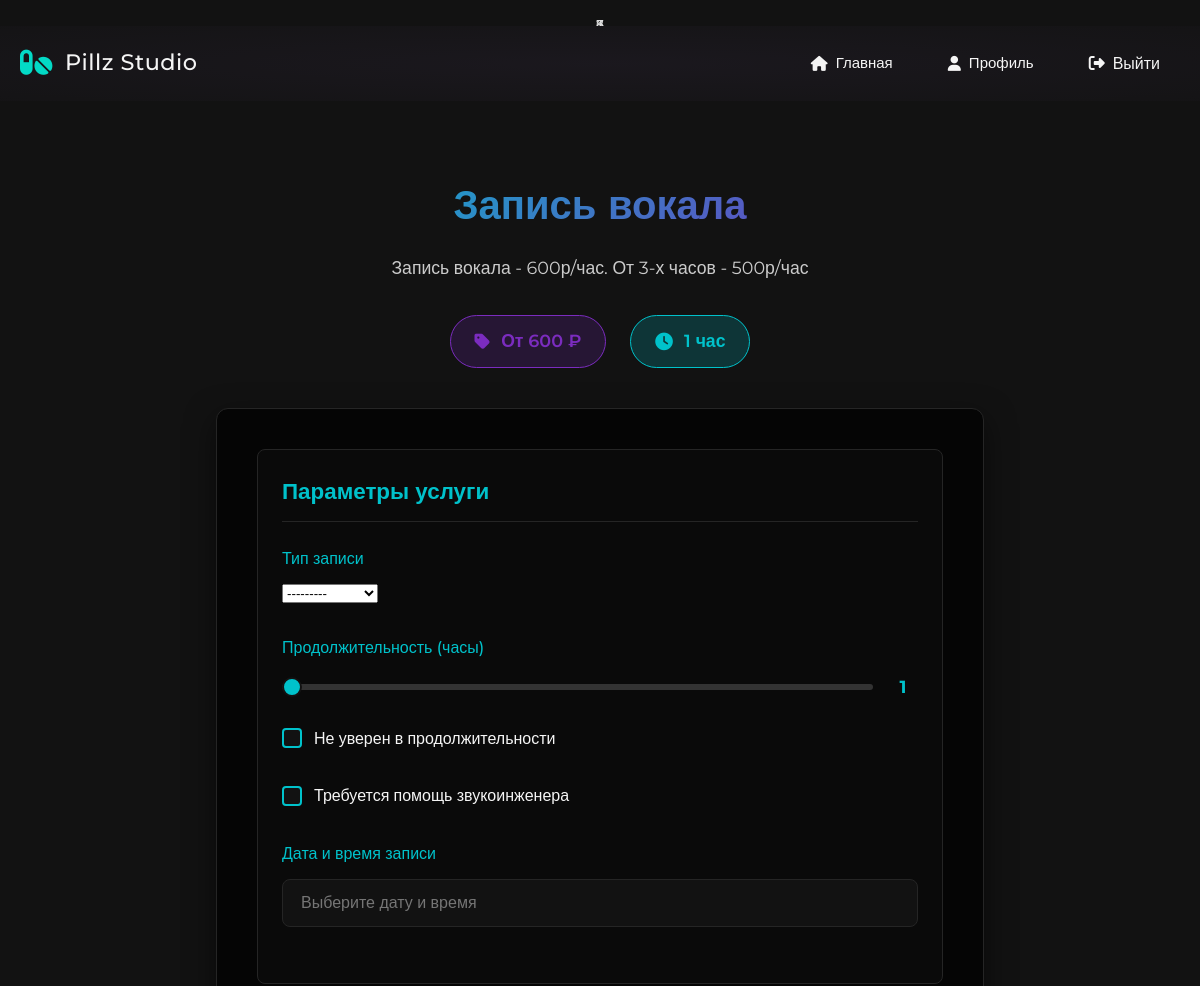
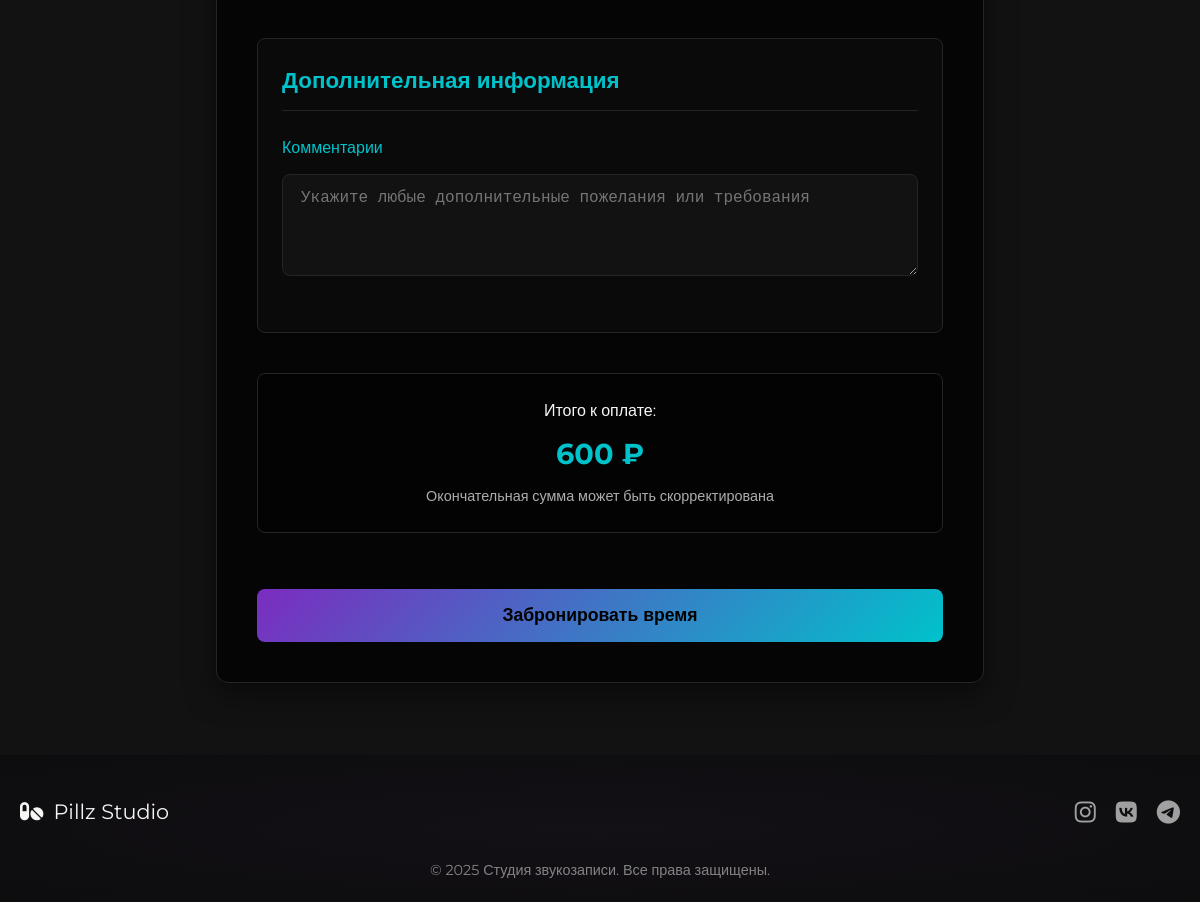
Page /service/1/ (signed in) on the committed database (2 pictures, top to bottom).
### studio/models.py (models this page shows, shortened)
class ServiceType(models.Model):
    SERVICE_CATEGORIES = [
        ('recording', '������'),
        ('mixing', '��������'),
        ('instrumental', '��������� �������������'),
        ('lyrics', '��������� ������'),
        ('full_song', '����� ��� ����'),
    ]
    category = models.CharField(max_length=20, choices=SERVICE_CATEGORIES, default='recording')
    name = models.CharField(max_length=100)
    description = models.TextField()
    min_price = models.IntegerField()
    duration = models.CharField(max_length=50)
    is_active = models.BooleanField(default=True)

### studio/views.py (the view)
# urls.py: path('service/<int:pk>/', views.service_detail, name='service_detail'),  # ���������� ������
@login_required
def service_detail(request, pk):
    service_type = get_object_or_404(ServiceType, pk=pk)
    form_mapping = {
        'recording': RecordingServiceForm,
        'mixing': MixingServiceForm,
        'instrumental': InstrumentalServiceForm,
        'lyrics': LyricsServiceForm,
        'full_song': FullSongServiceForm,
    }
    params_form_class = form_mapping.get(service_type.category)
    if request.method == 'POST':
        params_form = params_form_class(request.POST, request.FILES)
        if params_form.is_valid():
            try:
                service = Service(
                    client=request.user,
                    service_type=service_type,
                    status='pending',
                    price=service_type.min_price,
                    date_ordered=timezone.now()
                )
                cleaned_data = params_form.cleaned_data
                if service_type.category == 'recording':
                    if cleaned_data['hours'] >= 3 and not cleaned_data['unknown_hours']:
                        service.price += 500 * cleaned_data['hours']
                    if not cleaned_data['sound_engineer']:
                        service.price -= 200
                elif service_type.category == 'mixing':
                    if cleaned_data['express']:
                        service.price += 500
                    if cleaned_data['mastering']:
                        service.price += 300
                elif service_type.category == 'instrumental':
                    if cleaned_data['remake_beat']:
                        service.price += 1000
                service.save()
                params = params_form.save(commit=False)
                params.service = service
                params.save()
                messages.success(request, f"Заявка на {service_type.name} создана!")
                return redirect('profile')
            except Exception as e:
                logger.error(f"Service creation error: {str(e)}")
                messages.error(request, f"Ошибка: {str(e)}")
    else:
        params_form = params_form_class()
    context = {
        'service': service_type,
        'params_form': params_form,
        'now': timezone.now().strftime("%Y-%m-%d")
    }
    return render(request, f'studio/service_{service_type.category}.html', context)

### studio/forms.py
class RecordingServiceForm(forms.ModelForm):
    datetime = forms.DateTimeField(
        widget=DateTimeInput(attrs={'type': 'datetime-local'}),
        label="���� � ����� ������"
    )
    class Meta:
        model = RecordingServiceParams
        fields = ['recording_type', 'hours', 'unknown_hours', 'sound_engineer', 'datetime']
        widgets = {
            'hours': forms.NumberInput(attrs={'min': 1, 'max': 7}),
        }

### studio/templates/studio/service_recording.html (shortened to what this page needs)
﻿{% extends 'studio/service_base.html' %}
{% load static %}
{% block service_params %}
<div class="param-group">
    <label for="{{ params_form.recording_type.id_for_label }}" class="param-label">Тип записи</label>
    {{ params_form.recording_type }}
</div>
<div class="param-group">
    <label class="param-label">Продолжительность (часы)</label>
    <div class="slider-container">
        <div class="slider-wrapper">
            <input type="range" min="1" max="7" value="1" class="hours-slider" id="hoursSlider">
            <span class="hours-value" id="hoursValue">1</span>
        </div>
    </div>
    <div class="checkbox-container">
        <label class="checkbox-option">
            <span class="checkmark"></span>
            <span>Не уверен в продолжительности</span>
        </label>
    </div>
</div>
<div class="param-group">
    <div class="checkbox-container">
        <label class="checkbox-option">
            <span class="checkmark"></span>
            <span>Требуется помощь звукоинженера</span>
        </label>
    </div>
</div>
<div class="param-group">
    <label for="{{ params_form.datetime.id_for_label }}" class="param-label">Дата и время записи</label>
    <input type="text" id="id_datetime" name="datetime" class="param-control datetime-input" placeholder="Выберите дату и время" readonly>
</div>
{% endblock %}
{% block submit_button_text %}Забронировать время{% endblock %}

### studio/templates/studio/service_base.html (shortened to what this page needs)
﻿{% extends 'studio/base.html' %}
{% load static %}
{% block content %}
<div class="service-container">
    <div class="service-header">
        <h1 class="service-title">{{ service.name }}</h1>
        <p class="service-description">{{ service.description }}</p>
        <div class="price-info">
            <div class="price-tag">
                <i class="fas fa-tag"></i>
                <span>От {{ service.min_price }} ₽</span>
            </div>
            <div class="duration-tag">
                <i class="fas fa-clock"></i>
                <span>{{ service.duration }}</span>
            </div>
        </div>
    </div>
    <form method="post" enctype="multipart/form-data" class="service-form">
        <div class="form-section">
            <h3>Параметры услуги</h3>
            {% block service_params %}{% endblock %}
        </div>
        <div class="form-section">
            <h3>Дополнительная информация</h3>
            <div class="param-group">
                <label for="{{ form.comments.id_for_label }}" class="param-label">Комментарии</label>
                <textarea id="id_comments" name="comments" class="param-control" rows="4" placeholder="Укажите любые дополнительные пожелания или требования"></textarea>
            </div>
        </div>
        <div class="price-display">
            <div>Итого к оплате:</div>
            <div class="price-value"><span id="calculatedPrice">{{ service.min_price }}</span> ₽</div>
            <div style="opacity: 0.7; font-size: 0.9rem;">Окончательная сумма может быть скорректирована</div>
        </div>
        <button type="submit" class="submit-btn">
            {% block submit_button_text %}Оформить заказ{% endblock %}
        </button>
    </form>
</div>
<link rel="stylesheet" href="https://cdn.jsdelivr.net/npm/flatpickr/dist/flatpickr.min.css">
{% endblock %}

### studio/static/studio/css/style.css (style rules this page uses)
:root { --primary: #BB86FC; --primary-light: rgba(187, 134, 252, 0.2); --secondary: #03DAC6; --dark: #121212; --darker: #121212; --text: #E0E0E0; --text-light: #FFFFFF; --text-muted: #A0A0A0; }
* { margin: 0; padding: 0; box-sizing: border-box; }
body { font-family: 'Stora', 'Montserrat', sans-serif; line-height: 1.6; color: #000000; background-color: #000000; display: flex; flex-direction: column; min-height: 100vh; }
.service-container { max-width: 800px; margin: 0 auto; padding: 20px; }
.form-section { margin-bottom: 30px; padding: 20px; background: #f9f9f9; border-radius: 8px; }

### studio/templates/studio/base.html (style rules this page uses)
body { background: var(--dark); min-height: 100vh; }

### studio/templates/studio/service_base.html (style rules this page uses)
:root { --dark: #121212; --darker: #0a0a0a; --darkest: #050505; --purple: #7b2cbf; --teal: #00c2cb; --text: #e0e0e0; --text-light: #f5f5f5; --border: #252525; }
.service-container { max-width: 800px; margin: 2rem auto; padding: 0 1rem; }
.service-header { text-align: center; margin-bottom: 2.5rem; }
.service-title { font-size: 2.5rem; background: linear-gradient(135deg, var(--teal) 0%, var(--purple) 100%); -webkit-background-clip: text; -webkit-text-fill-color: transparent; margin-bottom: 1rem; font-weight: 800; }
.service-description { color: var(--text); font-size: 1.1rem; line-height: 1.7; margin-bottom: 2rem; opacity: 0.9; }
.price-info { display: flex; justify-content: center; gap: 1.5rem; margin-bottom: 2rem; }
.price-tag, .duration-tag { padding: 0.7rem 1.5rem; border-radius: 50px; font-weight: 600; font-size: 1.1rem; display: flex; align-items: center; gap: 0.7rem; }
.price-tag { background: rgba(123, 44, 191, 0.2); color: var(--purple); border: 1px solid var(--purple); }
.duration-tag { background: rgba(0, 194, 203, 0.2); color: var(--teal); border: 1px solid var(--teal); }
.service-form { background: var(--darkest); border-radius: 12px; padding: 2.5rem; border: 1px solid var(--border); box-shadow: 0 10px 30px rgba(0,0,0,0.5); }
.form-section { margin-bottom: 2.5rem; padding: 1.5rem; background: var(--darker); border-radius: 8px; border: 1px solid var(--border); }
.form-section h3 { color: var(--teal); font-size: 1.4rem; margin-bottom: 1.5rem; padding-bottom: 0.7rem; border-bottom: 1px solid var(--border); font-weight: 600; }
.param-group { margin-bottom: 2rem; }
.param-label { display: block; margin-bottom: 0.8rem; color: var(--teal); font-weight: 500; font-size: 1rem; }
.param-control { width: 100%; padding: 14px 18px; background: var(--dark); border: 1px solid var(--border); border-radius: 8px; color: var(--text-light); font-size: 1rem; transition: border-color 0.3s; }
.checkbox-container { margin: 1.5rem 0; }
.checkbox-option { display: flex; align-items: center; cursor: pointer; user-select: none; }
.checkmark { position: relative; display: inline-block; width: 20px; height: 20px; background: var(--dark); border: 2px solid var(--teal); border-radius: 4px; margin-right: 12px; transition: all 0.2s; }
.price-display { background: rgba(0, 0, 0, 0.3); color: var(--text-light); padding: 1.5rem; border-radius: 8px; margin: 2.5rem 0; border: 1px solid var(--border); text-align: center; }
.price-value { font-size: 1.8rem; font-weight: 700; margin: 0.5rem 0; color: var(--teal); }
.submit-btn { width: 100%; padding: 16px; background: linear-gradient(135deg, var(--purple) 0%, var(--teal) 100%); color: black; border: none; border-radius: 8px; font-size: 1.1rem; font-weight: 600; cursor: pointer; margin-top: 1rem; transition: opacity 0.3s; }
.slider-container { margin-bottom: 1.5rem; }
.slider-wrapper { display: flex; align-items: center; gap: 15px; margin-top: 10px; }
.hours-slider { -webkit-appearance: none; width: 100%; height: 6px; background: #333; border-radius: 3px; outline: none; flex-grow: 1; }
.hours-value { min-width: 30px; text-align: center; font-weight: bold; color: var(--teal); font-size: 1.1rem; }
.checkbox-option span:not(.checkmark) { color: var(--text-light); }

### rows in the picture
ServiceType: name "Запись вокала", description "Запись вокала - 600р/час. От 3-х часов - 500р/час", min_price "600", duration "1 час"
